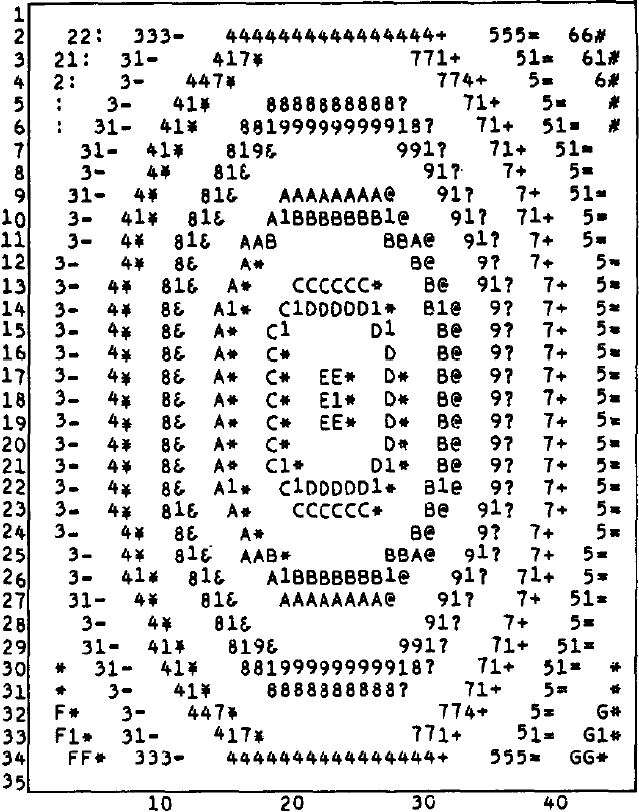
#> input picture CS5190CVAssignment2_AntoineSi/CS5190Assignment2_AntoineSi/fig1.jpg, 639 x 812 px
$ jupyter execute CV_Assignment2_AntoineSi.ipynb
#> lines starting #> are read from the running program, lines starting #| are printed output that depends on the picture; after the words box and inside, x2 and y2 are one past the last pixel; in counts of white or black regions, pixels touching at a corner belong together
[cell 1]
import cv2
import numpy as np
import matplotlib.pyplot as plt
import math
print(cv2.__version__)

[cell 2]
img = cv2.imread('fig1.jpg')
#> img is the input picture: shape (812, 639, 3); min 0, max 255, mean 221.9
img9 = ~img
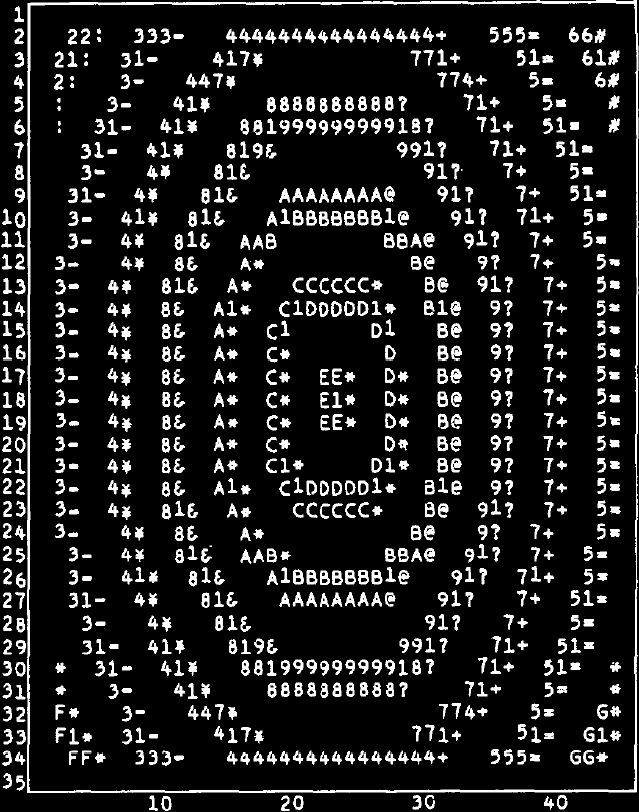
#> img9: shape (812, 639, 3); min 0, max 255, mean 33.1
print(img)
#> (printed output is left out)
print(img.shape)
#| (812, 639, 3)
plt.imshow(img)
plt.show()
plt.imshow(img9)
plt.show()

[cell 3]
threshold_value= 250
gray_img = cv2.cvtColor(img, cv2.COLOR_BGR2GRAY)
gray_img = cv2.GaussianBlur(gray_img, (3, 3), 0)
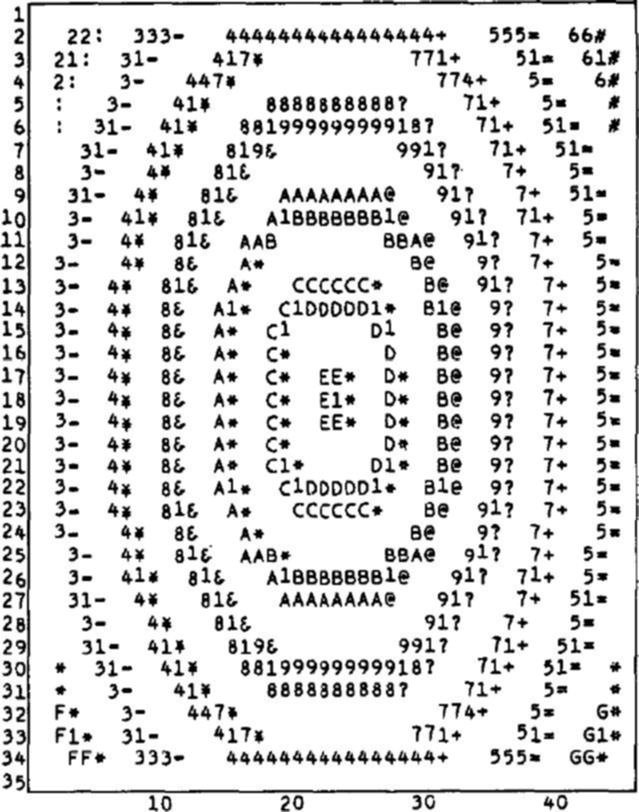
#> gray_img: shape (812, 639); min 0, max 255, mean 221.8
plt.figure(figsize=(10,10))
plt.imshow(gray_img)
plt.show()
ret, binary_img = cv2.threshold(gray_img, threshold_value, 255, cv2.THRESH_BINARY + cv2.THRESH_OTSU)
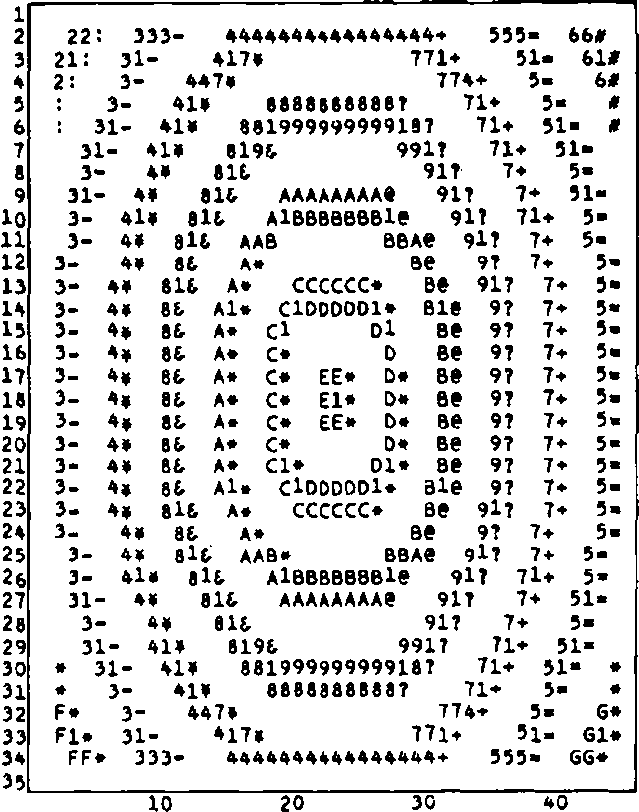
#> binary_img: shape (812, 639); 85.8% white; 816 black regions (12 under 20 px), largest, box (x1, y1, x2, y2) and area: (27, 0, 639, 793) 7924, (437, 345, 449, 361) 131, (437, 391, 448, 407) 131
#> ret = 155
#inverts image
img2 = ~binary_img
#> img2: shape (812, 639); 14.2% white; 816 white regions (12 under 20 px)
print(img2)
#> (printed output is left out)
print(img2.shape)
#| (812, 639)
plt.figure(figsize=(10,10))
plt.imshow(img2, 'gray')
plt.show()

[cell 4]
contours, hierarchy = cv2.findContours(img2.copy(),cv2.RETR_LIST,cv2.CHAIN_APPROX_NONE)
#> contours = 1109 contours, 255 with area under 20; largest, box (x1, y1, x2, y2) and area: (27, 0, 639, 793) 482142, (28, 2, 637, 792) 477004, (437, 391, 448, 407) 130, (397, 233, 408, 249) 130, (357, 210, 369, 226) 129

[cell 5]
print(contours[2])
#> (printed output is left out)

[cell 6]
sortedContours = sorted(contours, key = lambda x: cv2.contourArea(x))
#> sortedContours has the same summary as contours
for i in range(2):
    sortedContours.pop()
#> after the loop, sortedContours = 1107 contours, 255 with area under 20; largest, box (x1, y1, x2, y2) and area: (437, 391, 448, 407) 130, (397, 233, 408, 249) 130, (357, 210, 369, 226) 129, (306, 570, 318, 585) 128, (437, 345, 449, 361) 128

[cell 7]
img3 = cv2.drawContours(img2.copy(),sortedContours,-1,255)
plt.figure(figsize=(10,10))
plt.imshow(img3,'gray')
plt.show()

[cell 8]
img3_copy= img3.copy()
for c in sortedContours:
    x, y, w, h = cv2.boundingRect(c)
    #if (cv2.contourArea(c)) > 500:
    cv2.rectangle(img9, (x, y), (x + w, y + h), (0, 255, 0), 2)
#> this loop made 1107 passes
#> (c, x, y, w, h) on passes 1 to 3: ([[461, 169], [461, 170]], 461, 169, 1, 2), ([[210, 545], [210, 546], [211, 546]], 210, 545, 2, 2), ([[388, 756], [389, 755], [390, 756], [389, 757]], 388, 755, 3, 3)
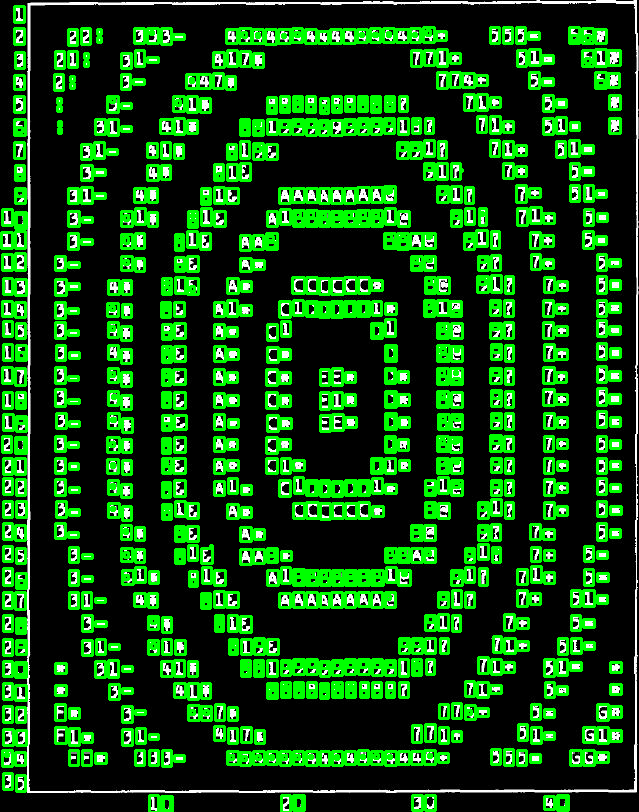
#> img9: shape (812, 639, 3); mean B, G, R 17.9, 78.5, 17.9
plt.figure(figsize=(10,10))
plt.imshow(img9)
plt.show()

[cell 9]
cv2.imwrite("Output.jpg", img9)
#> Out = True
